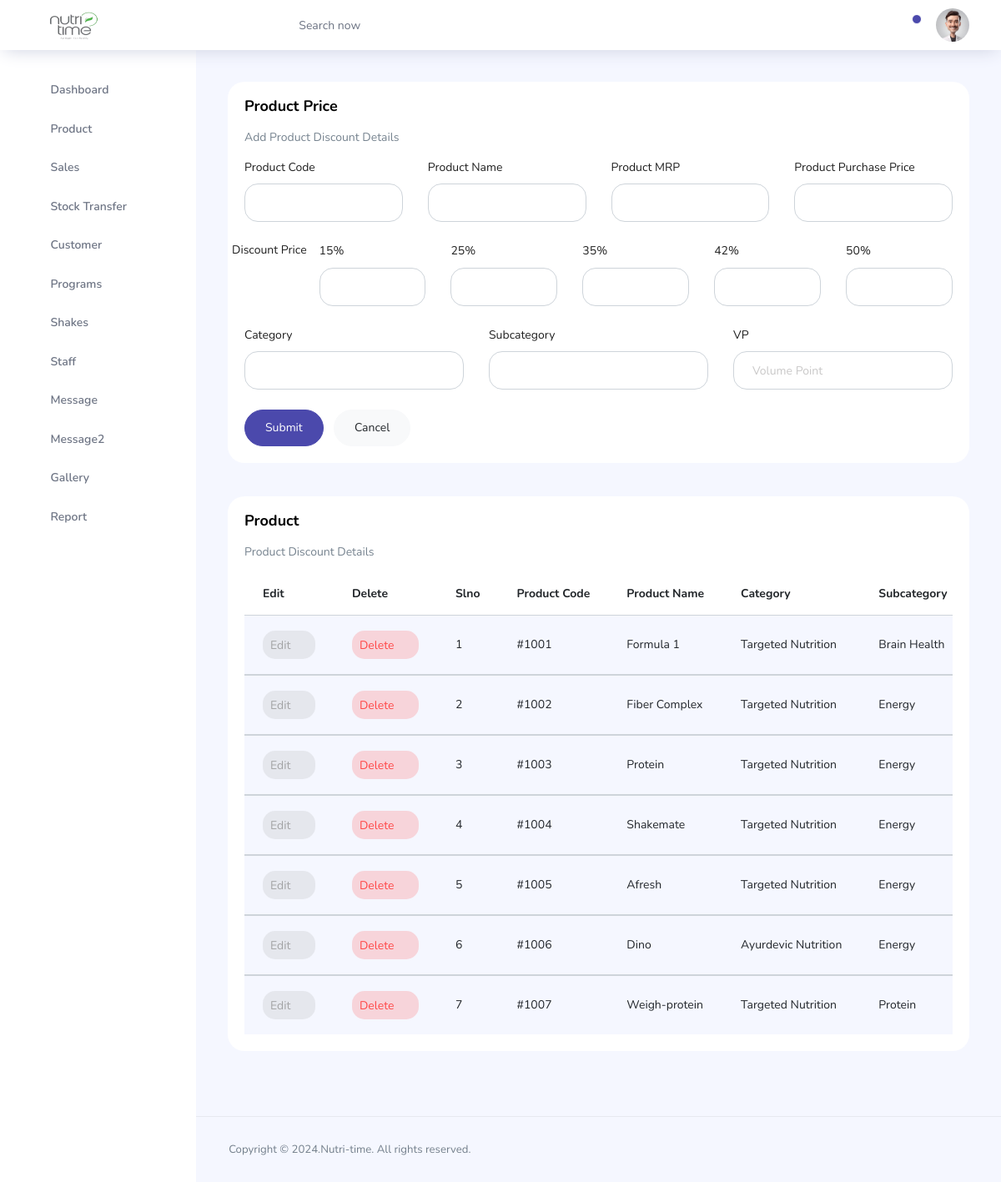
/Admin/pages/admin-price.php (signed in), run on the app's committed database.
### tables this page shows
CREATE TABLE `price` (
  `pri_id` int(11) NOT NULL,
  `pro_name` varchar(50) NOT NULL,
  `pro_code` varchar(20) NOT NULL,
  `pro_category` varchar(50) NOT NULL,
  `pro_subcat` varchar(50) NOT NULL,
  `pro_mrp` varchar(10) NOT NULL,
  `pro_price` varchar(20) NOT NULL,
  `pro_dis15` varchar(10) NOT NULL,
  `pro_dis25` varchar(10) NOT NULL,
  `pro_dis35` varchar(10) NOT NULL,
  `pro_dis42` varchar(10) NOT NULL,
  `pro_dis50` varchar(10) NOT NULL,
  `pro_vp` varchar(100) NOT NULL,
  `pro_vptotal` varchar(10) NOT NULL,
  `pro_scoop` varchar(10) NOT NULL,
  `pro_scoop15` varchar(10) NOT NULL,
  `pro_scoop25` varchar(10) NOT NULL,
  `pro_scoop35` varchar(10) NOT NULL,
  `pro_scoop42` varchar(10) NOT NULL,
  `pro_scoop50` varchar(10) NOT NULL,
  `pro_quantity` varchar(10) NOT NULL,
  `pro_curquantity` varchar(10) NOT NULL,
  `pro_hsn` varchar(200) NOT NULL,
  `pro_img` varchar(100) NOT NULL
);

### Admin/pages/admin-price.php (the view, shortened to what this page needs)
<?php
include './connect.php';
?>
<!DOCTYPE html>
<html lang="en">
<head>
  <link rel="stylesheet" href="../vendors/feather/feather.css">
  <link rel="stylesheet" href="../vendors/ti-icons/css/themify-icons.css">
  <link rel="stylesheet" href="../vendors/css/vendor.bundle.base.css">
  <link rel="stylesheet" href="../vendors/select2/select2.min.css">
  <link rel="stylesheet" href="../vendors/select2-bootstrap-theme/select2-bootstrap.min.css">
  <link rel="stylesheet" href="../css/vertical-layout-light/style.css">
</head>
<body>
  <div class="container-scroller">
    <?php
    include './topbar.php';
    ?>
    <div class="main-panel">
      <div class="content-wrapper">
        <div class="row">
          <div class="col-12 grid-margin stretch-card">
            <div class="card">
              <div class="card-body">
                <h1 class="card-title">Product Price</h1>
                <p class="card-description">Add Product Discount Details</p>
                <form method="post" class="forms-sample" enctype="multipart/form-data">
                  <div class="row">
                    <div class="col-lg col-md col-sm col-12">
                      <div class="form-group">
                        <label>Product Code</label>
                        <input type="text" class="form-control" style="border-radius: 16px;"  name="prodcode" value="<?php echo $p_code1; ?>" required>
                      </div>
                    </div>
                    <div class="col-lg col-md col-sm col-12">
                      <div class="form-group">
                        <label>Product Name</label>
                        <input type="text" class="form-control" style="border-radius: 16px;"  name="prodname" value="<?php echo $p_name1; ?>" required>
                      </div>
                    </div>
                    <div class="col-lg col-md col-sm col-12">
                      <div class="form-group">
                        <label>Product MRP</label>
                        <input type="text" class="form-control" style="border-radius: 16px;"  name="prodmrp" value="<?php echo $p_mrp1; ?>" required>
                      </div>
                    </div>
                    <div class="col-lg col-md col-sm col-12">
                      <div class="form-group">
                        <label>Product Purchase Price</label>
                        <input type="text" class="form-control" style="border-radius: 16px;"  name="prodpur" value="<?php echo $p_pri1; ?>" required>
                      </div>
                    </div>
                  </div>
                  <div class="row">
                    <p>Discount Price</p> <br>
                    <div class="col">
                      <div class="form-group">
                        <label>15%</label>
                        <input type="text" class="form-control" style="border-radius: 16px;"  name="dis15" value="<?php echo $p_dis151; ?>" required>
                      </div>
                    </div>
                    <div class="col">
                      <div class="form-group">
                        <label>25%</label>
                        <input type="text" class="form-control" style="border-radius: 16px;"  name="dis25" value="<?php echo $p_dis251; ?>" required>
                      </div>
                    </div>
                    <div class="col">
                      <div class="form-group">
                        <label>35%</label>
                        <input type="text" class="form-control" style="border-radius: 16px;"  name="dis35" value="<?php echo $p_dis351; ?>" required>
                      </div>
                    </div>
                    <div class="col">
                      <div class="form-group">
                        <label>42%</label>
                        <input type="text" class="form-control" style="border-radius: 16px;"  name="dis42" value="<?php echo $p_dis421; ?>" required>
                      </div>
                    </div>
                    <div class="col">
                      <div class="form-group">
                        <label>50%</label>
                        <input type="text" class="form-control" style="border-radius: 16px;"  name="dis50" value="<?php echo $p_dis501; ?>" required>
                      </div>
                    </div>
                  </div>
                  <div class="row">
                    <div class="col">
                      <div class="form-group">
                        <label>Category</label>
                        <input type="text" class="form-control" style="border-radius: 16px;"  name="prodcat" value="<?php echo $p_cat1; ?>" required>
                      </div>
                    </div>
                    <div class="col">
                      <div class="form-group">
                        <label>Subcategory</label>
                        <input type="text" class="form-control" style="border-radius: 16px;"  name="prodsubcat" value="<?php echo $p_subcat1; ?>" required>
                      </div>
                    </div>
                    <div class="col">
                      <div class="form-group">
                        <label>VP</label>
                        <input type="text" class="form-control" style="border-radius: 16px;" placeholder="Volume Point" name="provp" value="<?php echo $p_vp1; ?>" required>
                      </div>
                    </div>
                  </div>
                  <button type="submit" class="btn btn-primary mr-2 rounded-pill" name="submitp">Submit</button>
                  <a href="./admin-price.php" type="reset" class="btn btn-light rounded-pill">Cancel</a>
                </form>
              </div>
            </div>
          </div>
        </div>
        <div class="row ">
          <div class="col-lg-12 grid-margin stretch-card">
            <div class="card">
              <div class="card-body">
                <h4 class="card-title">Product</h4>
                <div class="row">
                  <div class="col-md-9">
                    <p class="card-description">Product Discount Details</p>
                  </div>
                </div>
                <div class="table-responsive">
                  <table class="table table-striped">
                    <thead>
                      <tr>
                        <th>Edit</th>
                        <th>Delete</th>
                        <th>Slno</th>
                        <th>Product Code</th>
                        <th>Product Name</th>
                        <th>Category</th>
                        <th>Subcategory</th>
                      </tr>
                    </thead>
                    <?php
                    $sql = mysqli_query($conn, "SELECT * FROM price ORDER BY pri_id ");
                    $serialNo = 1;
                    while ($row = mysqli_fetch_assoc($sql)) {
                      $pri_id = $row['pri_id'];
                      $pri_cod = $row['pro_code'];
                      $pri_nam = $row['pro_name'];
                      $pri_cat = $row['pro_category'];
                      $pri_subcat = $row['pro_subcat'];
                    ?>
                      <tbody>
                        <tr>
                          <td><a href="admin-price.php?pid=<?php echo $pri_id; ?>" class="btn btn-inverse-secondary btn-icon-text p-2">Edit<i class="ti-pencil-alt btn-icon-append"></i></a></td>
                          <td><a href="admin-price.php?pd_id=<?php echo $pri_id; ?>" class="btn btn-inverse-danger btn-icon-text p-2">Delete<i class="ti-trash btn-icon-prepend"></i></a></td>
                          <td class="py-1"><?php echo $serialNo++; ?></td>
                          <td class="py-1">#<?php echo $pri_cod; ?></td>
                          <td><?php echo $pri_nam; ?></td>
                          <td><?php echo $pri_cat; ?></td>
                          <td><?php echo $pri_subcat; ?></td>
                        </tr>
                      </tbody>
                    <?php
                    }
                    ?>
                  </table>
                </div>
              </div>
            </div>
          </div>
        </div>
      </div>
      <footer class="footer">
        <div class="d-sm-flex justify-content-center justify-content-sm-between">
          <span class="text-muted text-center text-sm-left d-block d-sm-inline-block">Copyright © 2024.Nutri-time. All rights reserved.</span>
        </div>
      </footer>
    </div>
  </div>
  </div>
</body>
</html>

### data on the page
price: pro_code "1001", pro_name "Formula 1", pro_category "Targeted Nutrition", pro_subcat "Brain Health"
price: pro_code "1002", pro_name "Fiber Complex", pro_category "Targeted Nutrition", pro_subcat "Energy"
price: pro_code "1003", pro_name "Protein", pro_category "Targeted Nutrition", pro_subcat "Energy"
price: pro_code "1004", pro_name "Shakemate", pro_category "Targeted Nutrition", pro_subcat "Energy"
price: pro_code "1005", pro_name "Afresh", pro_category "Targeted Nutrition", pro_subcat "Energy"
price: pro_code "1006", pro_name "Dino", pro_category "Ayurdevic Nutrition", pro_subcat "Energy"
price: pro_code "1007", pro_name "Weigh-protein", pro_category "Targeted Nutrition", pro_subcat "Protein"
